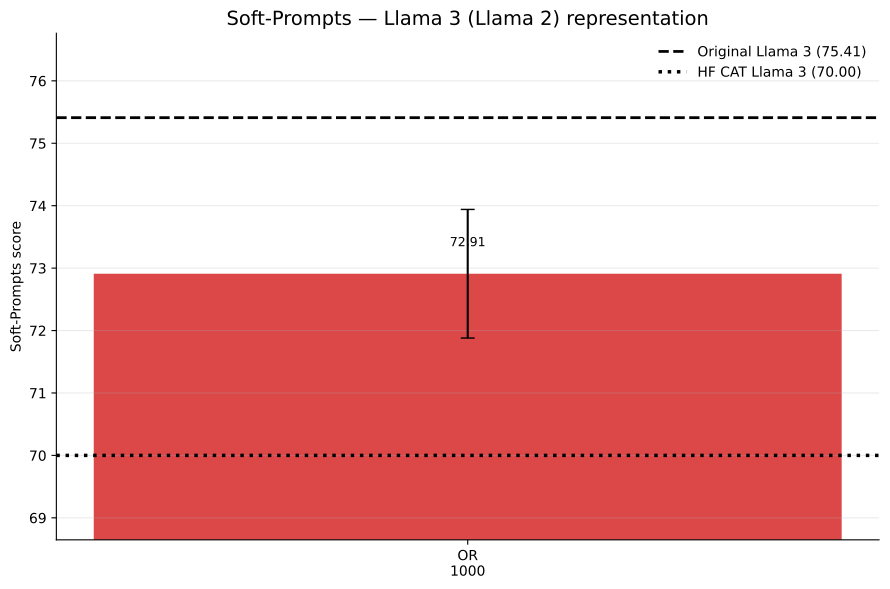

Here is the Python script that generated this plot:
import numpy as np
import matplotlib.pyplot as plt

from pathlib import Path
from matplotlib.backends.backend_pdf import PdfPages


# ============================================================
# Configuration
# ============================================================

MODEL_NAME = "Llama 3 (Llama 2)"
METRIC_NAME = "Soft-Prompts"

rows = [
    "only UltraChat",
    "OR (1000)",
    "trimmed OR (1000)",
]

# Same colors across ALL experiments/scripts
colors = {
    "only UltraChat":      "C0",
    "OR (100)":            "C1",
    "OR (500)":            "C2",
    "OR (1000)":           "C3",
    "trimmed OR (1000)":   "C4",
    "OR (3000)":           "C5",
}

labels = {
    "only UltraChat":      "UltraChat",
    "OR (100)":            "OR\n100",
    "OR (500)":            "OR\n500",
    "OR (1000)":           "OR\n1000",
    "trimmed OR (1000)":   "Trimmed OR\n1000",
    "OR (3000)":           "OR\n3000",
}


# ============================================================
# GitHub Llama 3 representation
# ============================================================

github = {
    "only UltraChat":      None,          # P
    "OR (1000)":           (72.91, 1.03),
    "trimmed OR (1000)":   None,          # -
}

references = {
    "Original Llama 3": 75.41,
    "HuggingFace CAT Llama 3": 70.00,
}


# ============================================================
# Relative learning-rate representation
# ============================================================

eps = np.array([0.075, 0.150, 0.300, 0.600])

relative = {
    "only UltraChat": {
        "y":   [57.29, 59.25, 59.33, 64.46],
        "err": [9.37, 16.08, 1.41, 2.30],
    },

    "OR (1000)": {
        "y":   [79.18, 77.55, 82.26, 74.40],
        "err": [None, None, None, 4.91],
    },

    "trimmed OR (1000)": {
        "y":   [None, None, 74.65, 66.00],
        "err": [None, None, None, 8.70],
    },
}


# ============================================================
# Representation bar chart
# ============================================================

def plot_representation():
    fig, ax = plt.subplots(figsize=(9, 6))

    available_rows = [
        row for row in rows
        if github.get(row) is not None
    ]

    x = np.arange(len(available_rows))

    values = [
        github[row][0]
        for row in available_rows
    ]

    errors = [
        github[row][1]
        if github[row][1] is not None
        else 0
        for row in available_rows
    ]

    bars = ax.bar(
        x,
        values,
        yerr=errors,
        capsize=5,
        width=0.60,
        color=[
            colors[row]
            for row in available_rows
        ],
        alpha=0.85,
    )

    # --------------------------------------------------------
    # Reference lines
    # --------------------------------------------------------

    original = references["Original Llama 3"]
    hf = references["HuggingFace CAT Llama 3"]

    ax.axhline(
        original,
        color="black",
        linestyle="--",
        linewidth=2,
        label=f"Original Llama 3 ({original:.2f})",
    )

    ax.axhline(
        hf,
        color="black",
        linestyle=":",
        linewidth=2.5,
        label=f"HF CAT Llama 3 ({hf:.2f})",
    )

    # --------------------------------------------------------
    # X axis
    # --------------------------------------------------------

    ax.set_xticks(x)

    ax.set_xticklabels([
        labels[row]
        for row in available_rows
    ])

    # Values above bars
    for bar, value in zip(bars, values):
        ax.text(
            bar.get_x() + bar.get_width() / 2,
            bar.get_height() + 0.4,
            f"{value:.2f}",
            ha="center",
            va="bottom",
            fontsize=9,
        )

    # --------------------------------------------------------
    # Y axis
    # --------------------------------------------------------

    all_values = values + [original, hf]

    ymin = min(all_values)
    ymax = max(all_values)

    padding = max(
        (ymax - ymin) * 0.25,
        1,
    )

    ax.set_ylim(
        max(0, ymin - padding),
        ymax + padding,
    )

    ax.set_ylabel(
        f"{METRIC_NAME} score"
    )

    # --------------------------------------------------------
    # Styling
    # --------------------------------------------------------

    ax.set_title(
        f"{METRIC_NAME} — {MODEL_NAME} representation",
        fontsize=14,
    )

    ax.grid(
        axis="y",
        alpha=0.25,
    )

    ax.spines["top"].set_visible(False)
    ax.spines["right"].set_visible(False)

    ax.legend(
        frameon=False,
        loc="best",
    )

    fig.tight_layout()

    return fig, ax


# ============================================================
# Relative learning-rate plot
# ============================================================

def plot_relative_lr():
    fig, ax = plt.subplots(figsize=(9, 6))

    all_values = []

    for row in rows:

        y_raw = relative[row]["y"]
        err_raw = relative[row]["err"]

        y = np.array([
            np.nan if value is None else float(value)
            for value in y_raw
        ])

        if np.all(np.isnan(y)):
            continue

        all_values.extend(
            y[~np.isnan(y)].tolist()
        )

        # ----------------------------------------------------
        # Line + markers
        # ----------------------------------------------------

        ax.plot(
            eps,
            y,
            marker="o",
            markersize=7,
            linewidth=2,
            color=colors[row],
            label=row,
        )

        # ----------------------------------------------------
        # Error bars where reported
        # ----------------------------------------------------

        for x_i, y_i, err_i in zip(
            eps,
            y_raw,
            err_raw,
        ):
            if y_i is None or err_i is None:
                continue

            ax.errorbar(
                x_i,
                y_i,
                yerr=err_i,
                fmt="none",
                capsize=4,
                color=colors[row],
            )

    # --------------------------------------------------------
    # X axis
    # --------------------------------------------------------

    ax.set_xlabel(
        r"Self $\epsilon$ (relative lr)"
    )

    ax.set_xticks(eps)

    ax.set_xticklabels([
        "0.075",
        "0.150",
        "0.300",
        "0.600",
    ])

    # --------------------------------------------------------
    # Y axis
    # --------------------------------------------------------

    ax.set_ylabel(
        f"{METRIC_NAME} score"
    )

    if all_values:
        ymin = min(all_values)
        ymax = max(all_values)

        padding = max(
            (ymax - ymin) * 0.10,
            2,
        )

        ax.set_ylim(
            max(0, ymin - padding),
            ymax + padding,
        )

    # --------------------------------------------------------
    # Styling
    # --------------------------------------------------------

    ax.set_title(
        f"{METRIC_NAME} — {MODEL_NAME} relative learning rate",
        fontsize=14,
    )

    ax.grid(
        axis="y",
        alpha=0.25,
    )

    ax.spines["top"].set_visible(False)
    ax.spines["right"].set_visible(False)

    ax.legend(
        frameon=False,
    )

    fig.tight_layout()

    return fig, ax


# ============================================================
# Generate figures
# ============================================================

figures = []

fig, ax = plot_representation()
figures.append(fig)

fig, ax = plot_relative_lr()
figures.append(fig)


# ============================================================
# Save to ONE multipage PDF
# ============================================================

script_path = Path(__file__).resolve()
pdf_path = script_path.with_suffix(".pdf")

with PdfPages(pdf_path) as pdf:
    for fig in figures:
        pdf.savefig(
            fig,
            bbox_inches="tight",
        )

print(
    f"Saved {len(figures)} figures to:\n"
    f"{pdf_path}"
)

plt.show()
